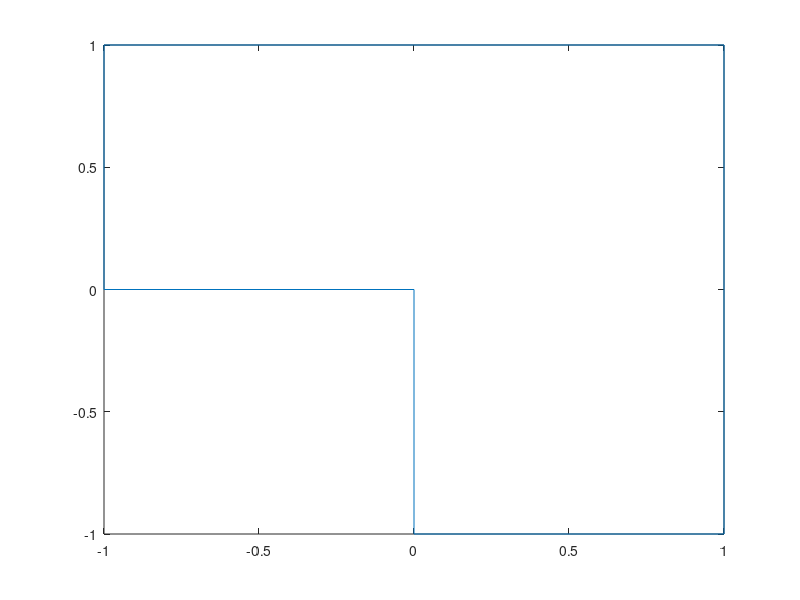

Recreate this plot in MATLAB. (Note: this script raises an error after producing the figure.)
h = 1/20;
[x,y] = meshgrid(-1:h:1);
u = x.^2 + y.^2;
d = (4/h^2) * del2(u);
[x,y] = meshgrid(-1:h:1);

xv = [0  0  1 1 -1 -1 0];
yv = [0 -1 -1 1  1  0 0];
plot(xv, yv);
pause()
[in,on] = inregion(x,y,xv,yv);
